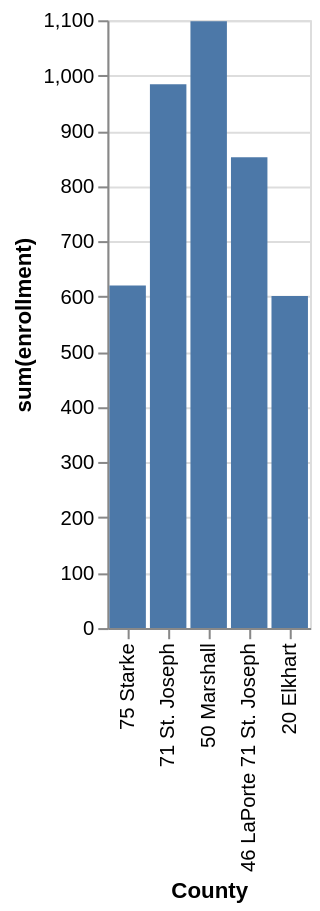

Specify this chart in Vega-Lite:
### Vega-Lite specification from a JSON file in a GitHub repository (floating-point values rounded to 4 significant figures)
{"data": {"values": [{"x_data": "75 Starke", "y_data": 620}, {"x_data": "71 St. Joseph", "y_data": 984}, {"x_data": "50 Marshall", "y_data": 1098}, {"x_data": "46 LaPorte 71 St. Joseph", "y_data": 852}, {"x_data": "20 Elkhart", "y_data": 601}]}, "mark": "bar", "encoding": {"x": {"field": "x_data", "type": "nominal", "title": "County", "sort": "descending"}, "y": {"field": "y_data", "type": "quantitative", "title": "sum(enrollment)"}}}
